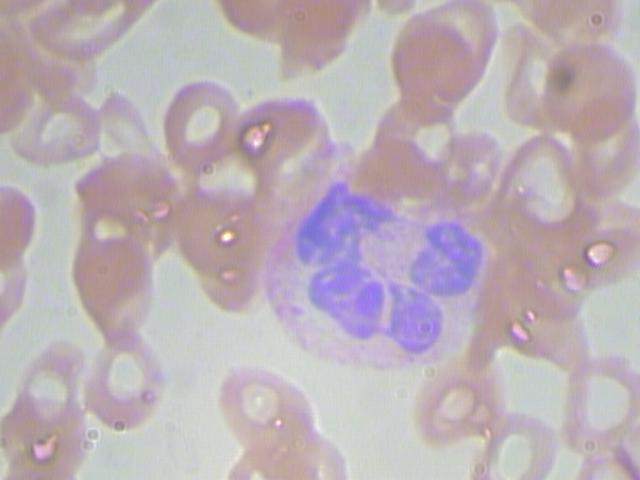
#> input picture images/train/BloodImage_00000.jpg, 640 x 480 px, found by its file name
$ python object-detector.py
#> lines starting #> are read from the running program, lines starting #| are printed output that depends on the picture
# -*- coding: utf-8 -*-

# importing required libraries
import pandas as pd
import matplotlib.pyplot as plt
import os
from matplotlib import patches

HOME_DIR = "D:/Deep Learning Projects/Blood-cell-detection-Faster-RCNN/BCCD_Dataset-master/"


# read the csv file using read_csv function of pandas
train = pd.read_csv(HOME_DIR + '/images/train_labels.csv')
#> (reads images/train_labels.csv from the repository)
print(train.head())

# reading single image using imread function of matplotlib
image = plt.imread(HOME_DIR + 'images/train/BloodImage_00000.jpg')
#> image is the input picture: shape (480, 640, 3); mean R, G, B 187.3, 175.5, 182.3
plt.imshow(image)

# Number of unique training images
print(train['image_names'].nunique())

# Number of classes
train['cell_type'].value_counts()


## We have three different classes of cells, i.e., RBC, WBC and Platelets.
## Finally, let’s look at how an image with detected objects will look like:

fig = plt.figure()

#add axes to the image
ax = fig.add_axes([0,0,1,1])

# read and plot the image
image = plt.imread('images/train/BloodImage_00000.jpg')
plt.imshow(image)

# iterating over the image for different objects
for _,row in train[train["image_names"] == "BloodImage_00000.jpg"].iterrows():
    xmin = row.xmin
    xmax = row.xmax
    ymin = row.ymin
    ymax = row.ymax

    width = xmax - xmin
    height = ymax - ymin

    # assign different color to different classes of objects
    if row.cell_type == 'RBC':
        edgecolor = 'r'
        ax.annotate('RBC', xy=(xmax-40,ymin+20))
    elif row.cell_type == 'WBC':
        edgecolor = 'b'
        ax.annotate('WBC', xy=(xmax-40,ymin+20))
    elif row.cell_type == 'Platelets':
        edgecolor = 'g'
        ax.annotate('Platelets', xy=(xmax-40,ymin+20))

    # add bounding boxes to the image
    rect = patches.Rectangle((xmin,ymin), width, height, edgecolor = edgecolor, facecolor = 'none')

    ax.add_patch(rect)


data = pd.DataFrame()
data['format'] = train['image_names']

# as the images are in train_images folder, add train_images before the image name
for i in range(data.shape[0]):
    data['format'][i] = 'train_images/' + data['format'][i]

# add xmin, ymin, xmax, ymax and class as per the format required
for i in range(data.shape[0]):
    data['format'][i] = data['format'][i] + ',' + str(train['xmin'][i]) + ',' + str(train['ymin'][i]) + ',' + str(train['xmax'][i]) + ',' + str(train['ymax'][i]) + ',' + train['cell_type'][i]

data.to_csv('annotate.txt', header=None, index=None, sep=' ')
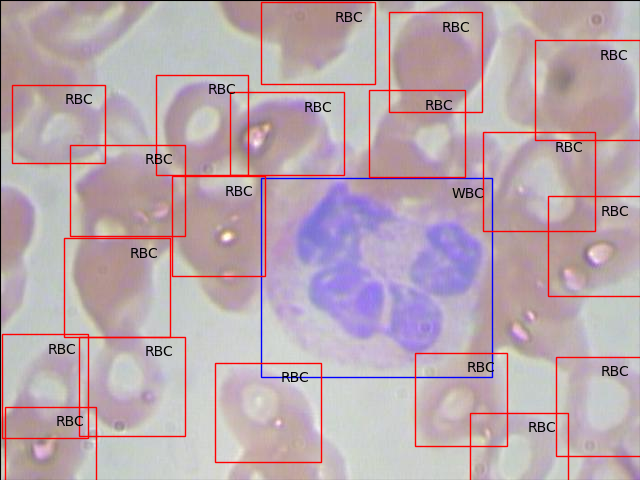
#> figure drawn by matplotlib, 1 panel
